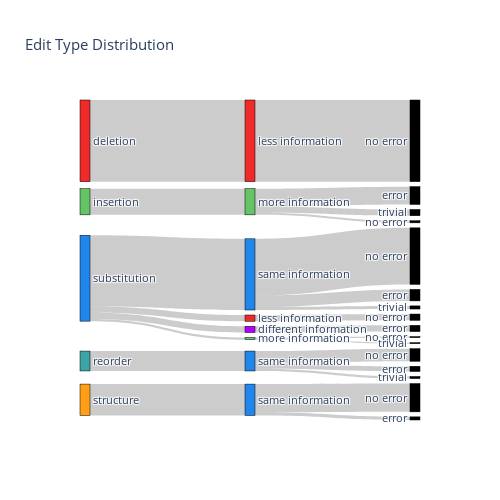

The notebook cell this image was saved under:
### Code cell
sankey_seperated(data)

### Figure 1 — Plotly figure (JSON) as saved in the notebook; plotly's stock layout.template omitted (floating-point values rounded to 4 significant figures)
{"data": [{"link": {"source": [4, 71, 71, 3, 55, 55, 55, 2, 2, 2, 2, 41, 40, 40, 39, 39, 39, 38, 1, 24, 24, 24, 0, 6], "target": [71, 77, 79, 55, 61, 62, 63, 38, 39, 40, 41, 53, 48, 49, 45, 46, 47, 42, 24, 32, 33, 34, 6, 10], "value": [30, 27, 3, 19, 12, 2, 5, 6, 68, 2, 6, 6, 1, 1, 54, 3, 11, 6, 25, 2, 6, 17, 78, 78]}, "node": {"color": ["#ee2a2a", "#64C466", "#2186eb", "#3ca3a7", "#FF9F15", "#F7CE46", "#ee2a2a", "#2186eb", "#64C466", "#b103fc", "black", "black", "black", "black", "black", "black", "black", "black", "black", "black", "black", "black", "#ee2a2a", "#2186eb", "#64C466", "#b103fc", "black", "black", "black", "black", "black", "black", "black", "black", "black", "black", "black", "black", "#ee2a2a", "#2186eb", "#64C466", "#b103fc", "black", "black", "black", "black", "black", "black", "black", "black", "black", "black", "black", "black", "#ee2a2a", "#2186eb", "#64C466", "#b103fc", "black", "black", "black", "black", "black", "black", "black", "black", "black", "black", "black", "black", "#ee2a2a", "#2186eb", "#64C466", "#b103fc", "black", "black", "black", "black", "black", "black", "black", "black", "black", "black", "black", "black", "#ee2a2a", "#2186eb", "#64C466", "#b103fc", "black", "black", "black", "black", "black", "black", "black", "black", "black", "black", "black", "black"], "label": ["deletion", "insertion", "substitution", "reorder", "structure", "split", "less information", "same information", "more information", "different information", "no error", "trivial", "error", "no error", "trivial", "error", "no error", "trivial", "error", "no error", "trivial", "error", "less information", "same information", "more information", "different information", "no error", "trivial", "error", "no error", "trivial", "error", "no error", "trivial", "error", "no error", "trivial", "error", "less information", "same information", "more information", "different information", "no error", "trivial", "error", "no error", "trivial", "error", "no error", "trivial", "error", "no error", "trivial", "error", "less information", "same information", "more information", "different information", "no error", "trivial", "error", "no error", "trivial", "error", "no error", "trivial", "error", "no error", "trivial", "error", "less information", "same information", "more information", "different information", "no error", "trivial", "error", "no error", "trivial", "error", "no error", "trivial", "error", "no error", "trivial", "error", "less information", "same information", "more information", "different information", "no error", "trivial", "error", "no error", "trivial", "error", "no error", "trivial", "error", "no error", "trivial", "error"], "line": {"color": "black", "width": 0.5}, "pad": 5, "thickness": 10}, "type": "sankey", "valueformat": "d", "valuesuffix": " edits"}], "layout": {"font": {"size": 11}, "height": 500, "title": {"text": "Edit Type Distribution"}, "width": 500}}
